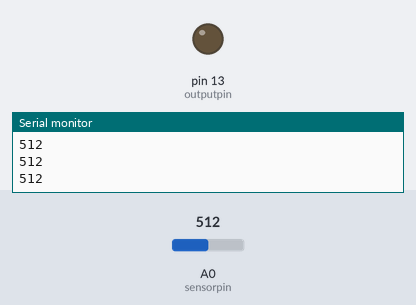
This sketch was run on a simulated Arduino Uno, built with avr-gcc and run on an emulated ATmega328P. Parts: output pins drawn as LEDs (lit = HIGH), the last lines printed to the serial monitor. The inputs (shaded band) are chosen by the test bench; at power-on: A0 (sensorpin) = 512.

Above: at 1.2 s.
1.3 s: A0 (sensorpin) set to 584
2.8 s: A0 (sensorpin) set to 613
At 3.7 s:
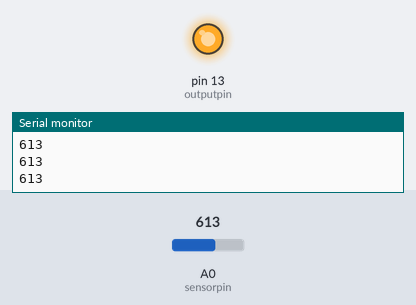
4.3 s: A0 (sensorpin) set to 590
At 4.8 s:
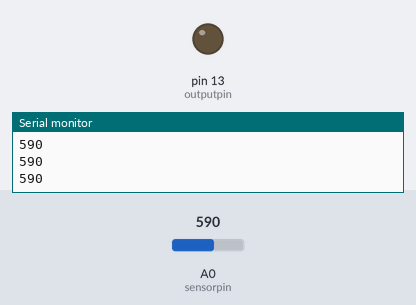
5.8 s: A0 (sensorpin) set to 610
At 7.2 s:
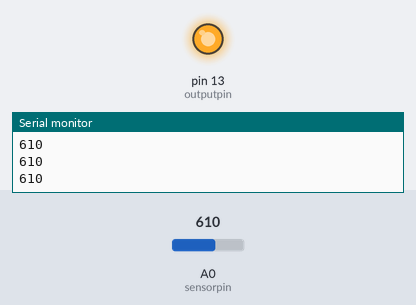
Timing chart, 0 to 8.3 s (numbered marks = the images above; inputs shaded):
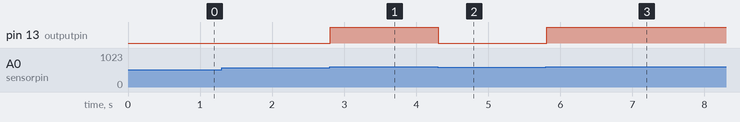

Measured:
- the behaviour switches between 600 and 601 on A0 (sensorpin) (found by bisection; images 0 and 1)
- after the input at 2.8 s, pin 13 (outputpin): LOW → HIGH at once
- after the input at 4.3 s, pin 13 (outputpin): HIGH → LOW at once
- after the input at 5.8 s, pin 13 (outputpin): LOW → HIGH at once

The sketch:

Moisture_Sensor.ino
```cpp
int sensorpin=A0;   //setting the sensor pin
int outputpin=13;   //setting the output pin
int moisture;  //the variable to control

void setup(){
  Serial.begin(9600);         //must begin to use serial monitor
  pinMode(sensorpin,INPUT);    //setting sensor pin to be input
  pinMode(outputpin,OUTPUT);   //setting output pin to be output
}

void loop(){
  moisture=analogRead(sensorpin);  //read the value from sensor pin
  Serial.println(moisture);  //show the value receive in serial monitor


  if(moisture<=600){                //the criticall value to trigger the solenoid
    digitalWrite(outputpin,LOW);}   //you can alternate it depends on yourself

  else{
    digitalWrite(outputpin,HIGH);}

}
```
